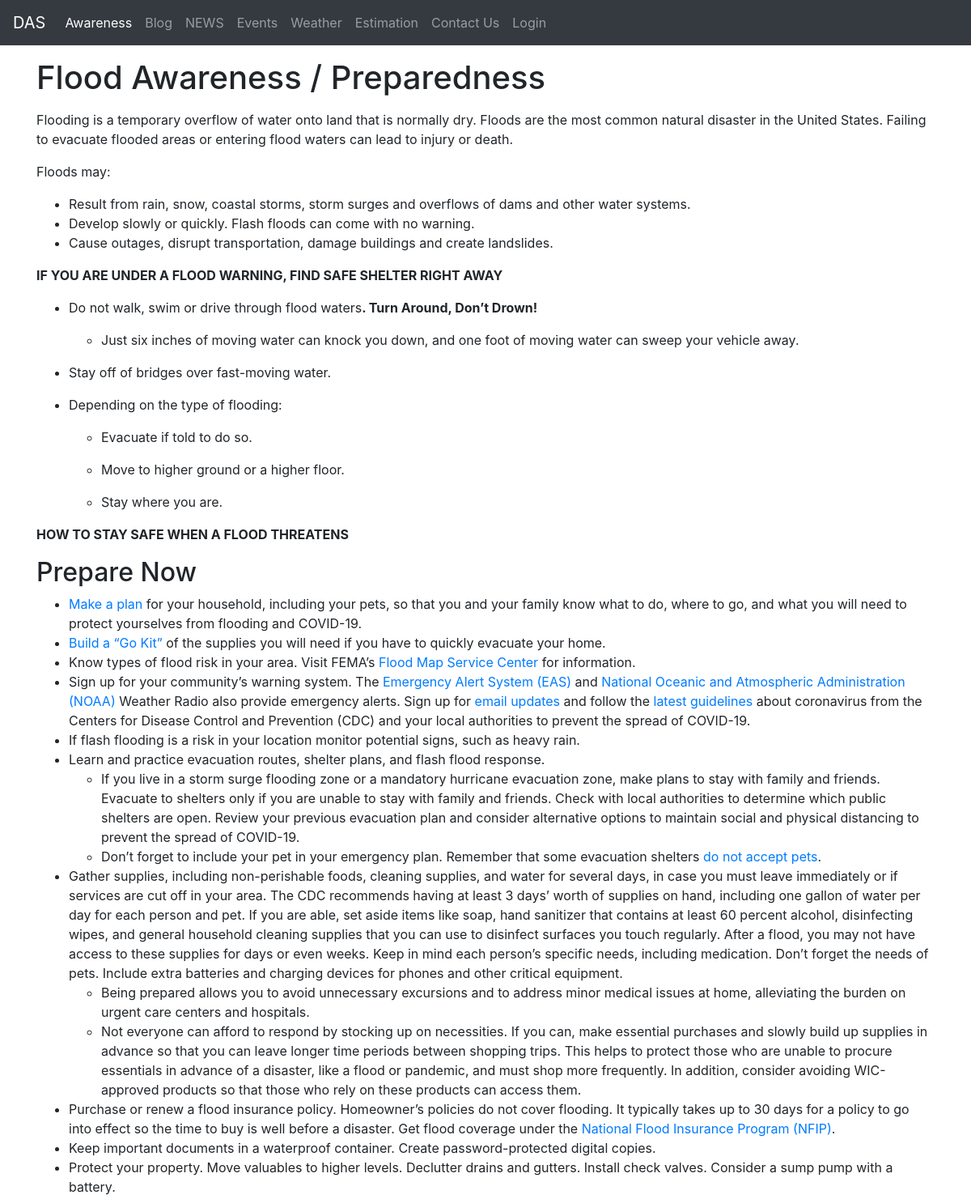
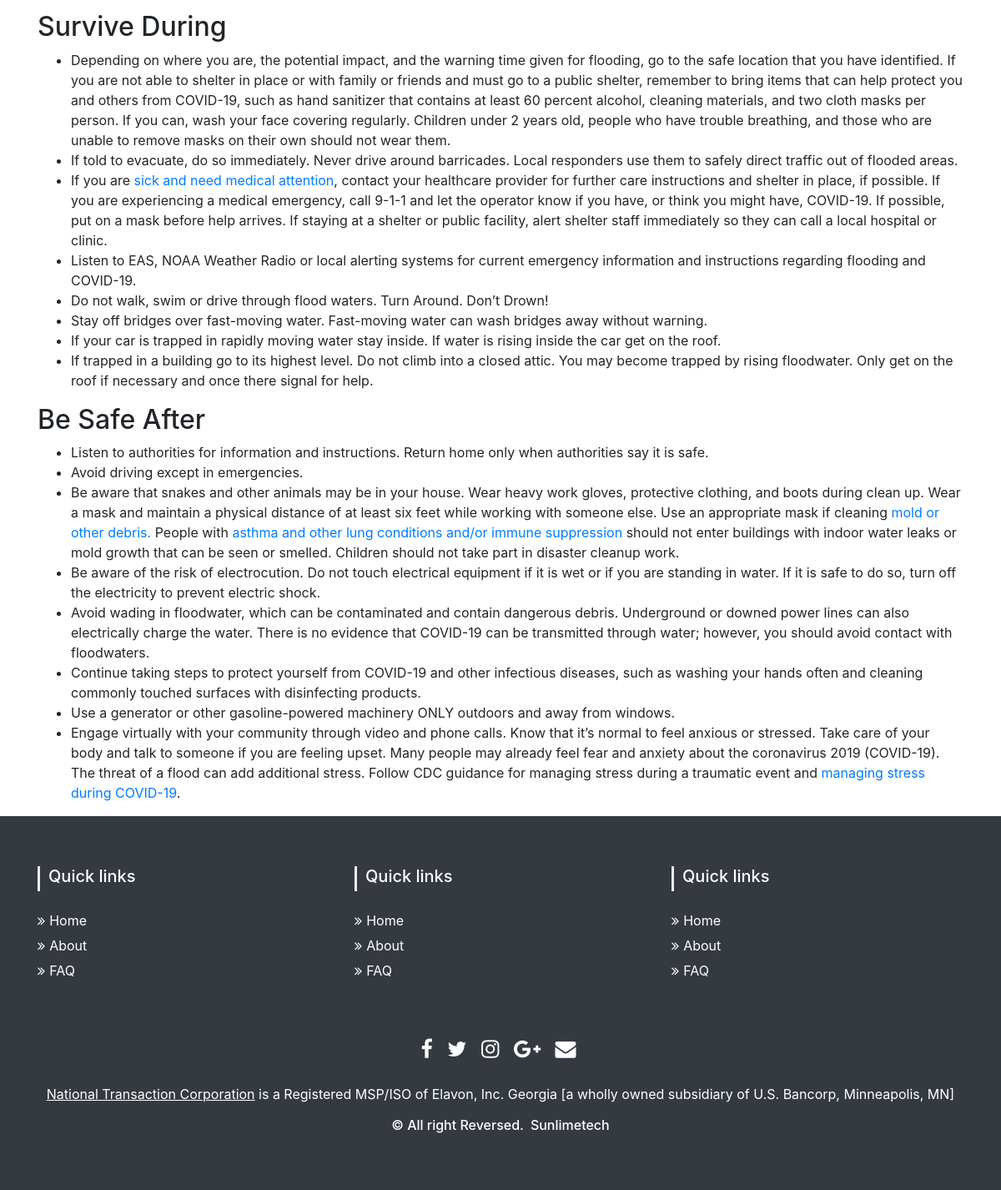
The page /flood/ on the database its author committed (2 pictures, top to bottom).
### fyp/models.py (models this page shows, shortened)
class F_Awareness(models.Model):
    title = models.CharField(max_length=200)
    content = RichTextField(null=True)

### fyp/views.py (the view)
# urls.py: path('flood/', views.flood, name='flood'),
def flood(request):
    fawareness = F_Awareness.objects.filter().first
    context = {'fawareness': fawareness}
    return render(request, 'flood.html', context)

### templates/flood.html (shortened to what this page needs)
{% extends 'base.html' %}
{% block awarenessactive %}active{% endblock awarenessactive %}
{% block body %}
<div class="container my-3">
<h1 class="my-3">{{fawareness.title}}</h1>
<div class="my-3">{{fawareness.content|safe}}</div>
</div>
    {% endblock body %}

### rows shown on the page
F_Awareness: title "Flood Awareness / Preparedness", content "Flooding is a temporary overflow of water onto land that is normally dry. Floods are the most common natural disaster in the United States. Failing to evacuate flooded areas or entering flood waters can lead to injury or death. Floods may: Result from rain, snow, coastal storms, storm surges and overflows of dams and other water systems. Develop slowly or quickly. Flash floods can come with no warning. Cause outages, disrupt transportation, damage buildings and create landslides. IF YOU ARE UNDER A FLOOD WARNING, FIND SAFE SHELTER RIGHT AWAY Do not walk, swim or drive through flood waters . Turn Around, Don’t Drown! Just six inches of moving water can knock you down, and one foot of moving…"
